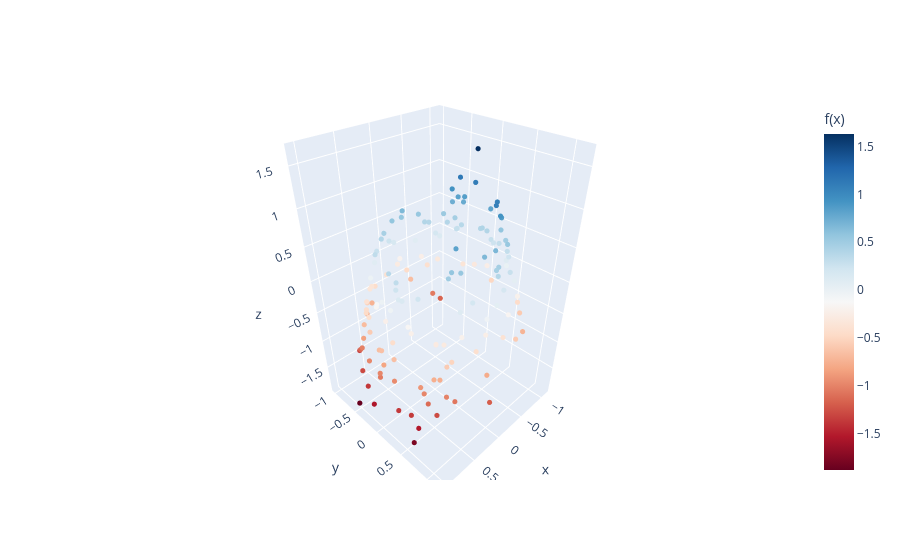

The code cell stored with this chart in its notebook:
### Code cell
# scores_Test = [x for x in scores_test if x != 0]

fig = go.Figure()

fig.add_trace(
    go.Scatter3d(
        x=X_test[:, 0],
        y= X_test[:, 1],
        z=scores_test,
                mode='markers',
        marker=dict(
            size=3,
            color=scores_test,
            colorscale='RdBu',
            colorbar=dict(title='f(x)')
        )
    )
)


fig.show()

### Figure 1 — Plotly figure (JSON) as saved in the notebook; plotly's stock layout.template omitted (floating-point values rounded to 4 significant figures; data arrays with more than 128 entries replaced by an {"elided": "..."} marker saying what was removed)
{"data": [{"marker": {"color": {"elided": "150 float values"}, "colorbar": {"title": {"text": "f(x)"}}, "colorscale": [[0, "rgb(103,0,31)"], [0.1, "rgb(178,24,43)"], [0.2, "rgb(214,96,77)"], [0.3, "rgb(244,165,130)"], [0.4, "rgb(253,219,199)"], [0.5, "rgb(247,247,247)"], [0.6, "rgb(209,229,240)"], [0.7, "rgb(146,197,222)"], [0.8, "rgb(67,147,195)"], [0.9, "rgb(33,102,172)"], [1, "rgb(5,48,97)"]], "size": 3}, "mode": "markers", "type": "scatter3d", "x": {"elided": "150 float values"}, "y": {"elided": "150 float values"}, "z": {"elided": "150 float values"}}], "layout": {}}
